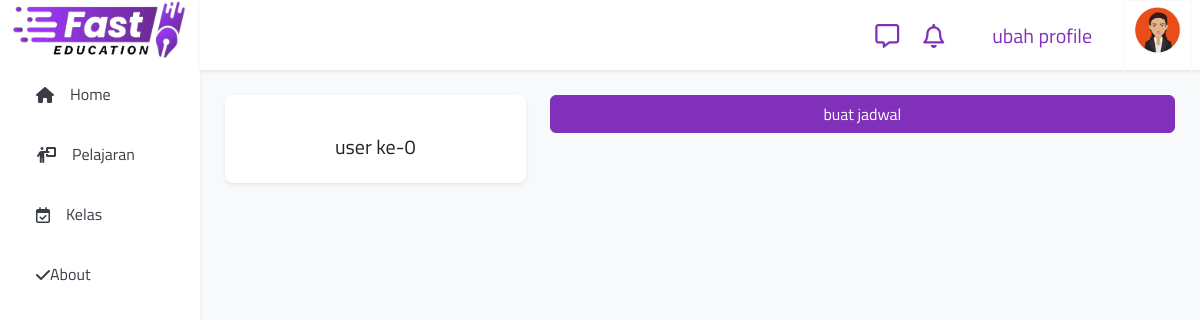
The app's page /akun/981 (signed in) with its own data.
### config/models.py (models this page shows, shortened)
class Setting(models.Model):
    title       = models.CharField(max_length=224)
    sub         = models.TextField()
    icon        = models.FileField(upload_to='landing', blank=True, )
    logo        = models.FileField(upload_to='landing', blank=True, )
    foto        = models.FileField(upload_to='landing', blank=True, )
    fotoadv     = models.FileField(upload_to='landing', blank=True, )
    alamat      = models.CharField(max_length=224, blank=True, )
    telp        = models.CharField(blank=True,max_length=13 )
    email       = models.EmailField(blank=True, )
    ig          = models.CharField(max_length=224, blank=True, )
    fb          = models.CharField(max_length=224, blank=True, )
    tiktok      = models.CharField(max_length=224, blank=True, )
    youtube     = models.CharField(max_length=224, blank=True, )
    komisi_teacher = models.IntegerField(default=70)
    komisi_developer = models.IntegerField(default=7)
    komisi_owner = models.IntegerField(default=23)

### akun/models.py (models this page shows, shortened)
class Users(models.Model):
    user        = models.ForeignKey(user_root, blank=True, null=True ,on_delete=models.CASCADE, related_name="user_user")
    birth       = models.DateField(null=True, blank=True)
    address     = models.CharField(max_length=224, blank=True)
    photo       = models.FileField(upload_to='photo/profile', blank=True, null=True)
    join        = models.DateField(auto_now_add=True)                           # kapan join
    kelas       = models.IntegerField(default=1)
    testi       = models.TextField(blank=True)
    phone       = models.CharField(max_length=224, blank=True)
    promo       = models.BooleanField(default=False)
    teacher     = models.BooleanField(default=False)
    xp          = models.IntegerField(default=0)
    nyawa       = models.IntegerField(default=0)
    game        = models.IntegerField(default=0)
    mahkota     = models.IntegerField(default=0)
    level       = models.ForeignKey(Level,to_field='name', default='Beginner',on_delete=models.CASCADE, related_name="progress_user")

### akun/views.py (the view, shortened to what this page needs)
# urls.py: path('<str:id>', views.profile, name="profile"),
def profile(request, id):
    user = Users.objects.get(id=id)
    root_user = user.user
    otherUser = UserMeeting.objects.filter(user=request.user, mentor__isnull=True)
    context = {
        'profile': user,
        'kelas':Kelas.objects.filter(mentor=root_user, program=otherUser.first().program) if otherUser.exists() else Kelas.objects.filter(mentor=root_user),
        'otherUser':otherUser.first()
    }
    return render(request, 'user/profile.html', context)

### config/templatetags/custom_tags.py (called while the page is built)
@register.simple_tag
def random_int(a, b=None):
    if b is None:
        a, b = 0, a
    return random.randint(a, b)

### config/utils.py (called while the page is built)
def is_date_in_range(request):
    if not request.user.is_authenticated:
        return False
    premium = Premium.objects.filter(user=request.user)
    if not premium.exists():
        return False
    return premium.premium_start <= datetime.now() <= premium.premium_end

def beforeRequest(request):
    if request.user.is_authenticated:
        user = Users.objects.filter(user=request.user.id)
        if not user.exists():
            Users.objects.create(user=request.user)

def config(request):
    beforeRequest(request)
    url = request.resolver_match
    context = {}
    context['config']   = Setting.objects.get()
    context['me']       = Users.objects.get(user=request.user) if request.user.is_authenticated else ''
    context['premium']  = is_date_in_range(request) if request.user.is_authenticated else False
    context['url'] = url.url_name if len(url.app_names) == 0 else url.app_names[0]
    context['langganan'] = Langganan.objects.all()
    return context

### templates/user/profile.html (shortened to what this page needs)
{% extends 'dashboard.html' %}
{% block content %}
<div class="content">
    <div class="row">
        <div class="col-md-4">
            <div class="rounded-3 bg-white shadow-sm p-3 text-center">
                <h5>{{profile.user.first_name}} {{profile.user.last_name}}</h5>
            </div>
        </div>
        <div class="col-md-8">
            <div class="d-flex flex-column gap-2 w-100">
                <a href="#" class="btn btn-primary">buat jadwal</a>
            </div>
        </div>
    </div>
</div>
{% endblock %}

### templates/snippets/sidebar.html
<div class="sidebar h6 shadow-sm" id="sidebar">
    <div class="d-none d-md-block"><img src="/media/{{config.icon}}" alt="logo" style="height: 60px;"></div>
    {% if peran == 'user' %}
    <a {% if url == 'home' %}class="active"{% endif %} href="{% url 'home' %}"><i class="fas fa-home"></i><span class="ms-3 d-none d-sm-block">Home</span></a>
    <a {% if url == 'modul' %}class="active"{% endif %} href="{% url 'modul:index' %}"><i class="fa-solid fa-person-chalkboard"></i><span class="ms-3 d-none d-sm-block">Pelajaran</span></a>
    <a {% if url == 'kelas' %}class="active"{% endif %} href="{% url 'kelas:index' %}"><i class="fa-regular fa-calendar-check"></i><span class="ms-3 d-none d-sm-block">Kelas</span></a>
    <a href="#about"><i class="fa-solid fa-check "></i><span class="me-3 d-none d-sm-block">About</span></a>
    {% endif %}
</div>

### static/css/style.css (style rules this page uses)
* { font-family: 'Titillium Web', sans-serif; }

### static/css/dashboard.css (style rules this page uses)
body { margin: 0; }
.sidebar { margin: 0; padding-left: 10px; width: 200px; background-color: #fff; position: fixed; height: 100%; overflow: auto; }
.sidebar a { display: flex; color: #393E46; padding-left: 16px; padding-right: 16px; margin: 10px; height: 50px; text-decoration: none; align-items: center; border-radius: 15px; transition: background-color .2s; }
.content { display: block; position: absolute; top: calc(50% + 70px); left: calc(50% + 200px); transform: translate(calc(-50% - 100px), calc(-50% - 35px)); width: calc(100% - 250px); max-width: 1400px; height:calc(100% - 120px); padding-bottom: 80px; z-index: 1 !important; }

### templates/dashboard.html (style rules this page uses)
body { background-color: #F8F9FA; }

### records on screen
Setting: icon (picture)
Users: user.first_name "user", user.last_name "ke-0"
